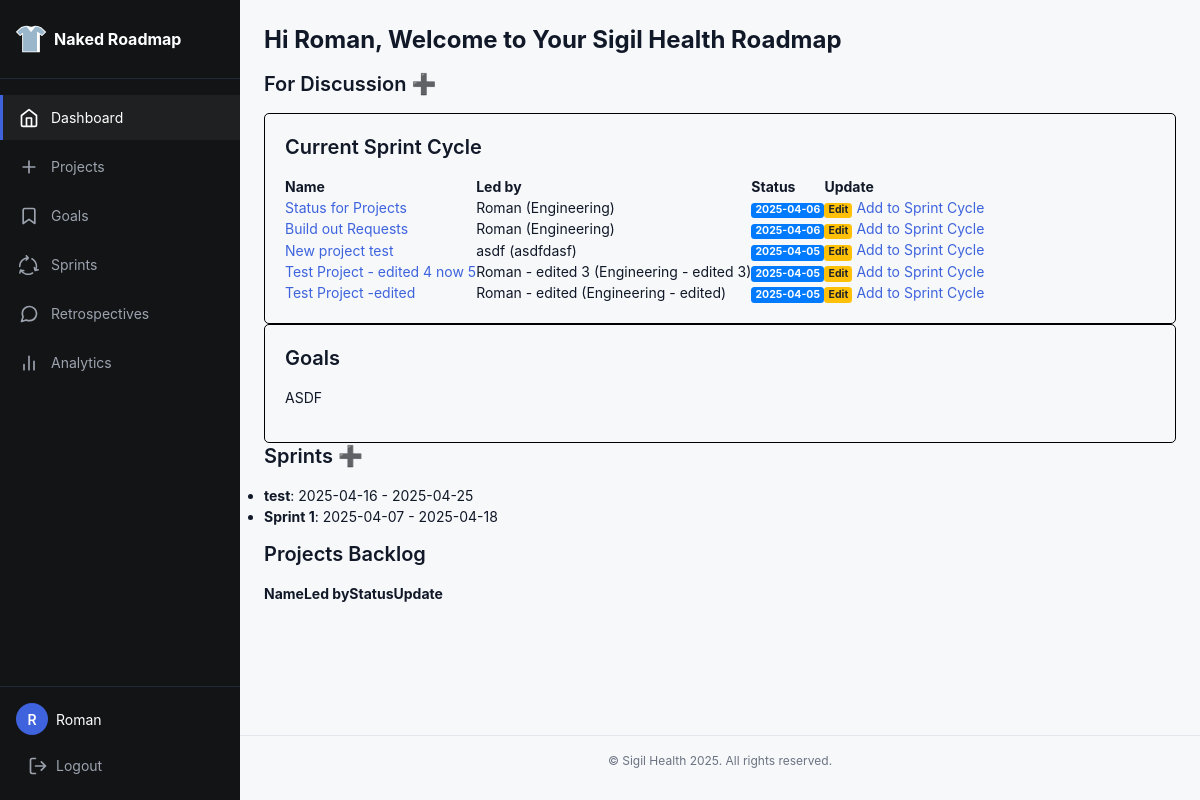
Before: /index (signed in) with the older database file.
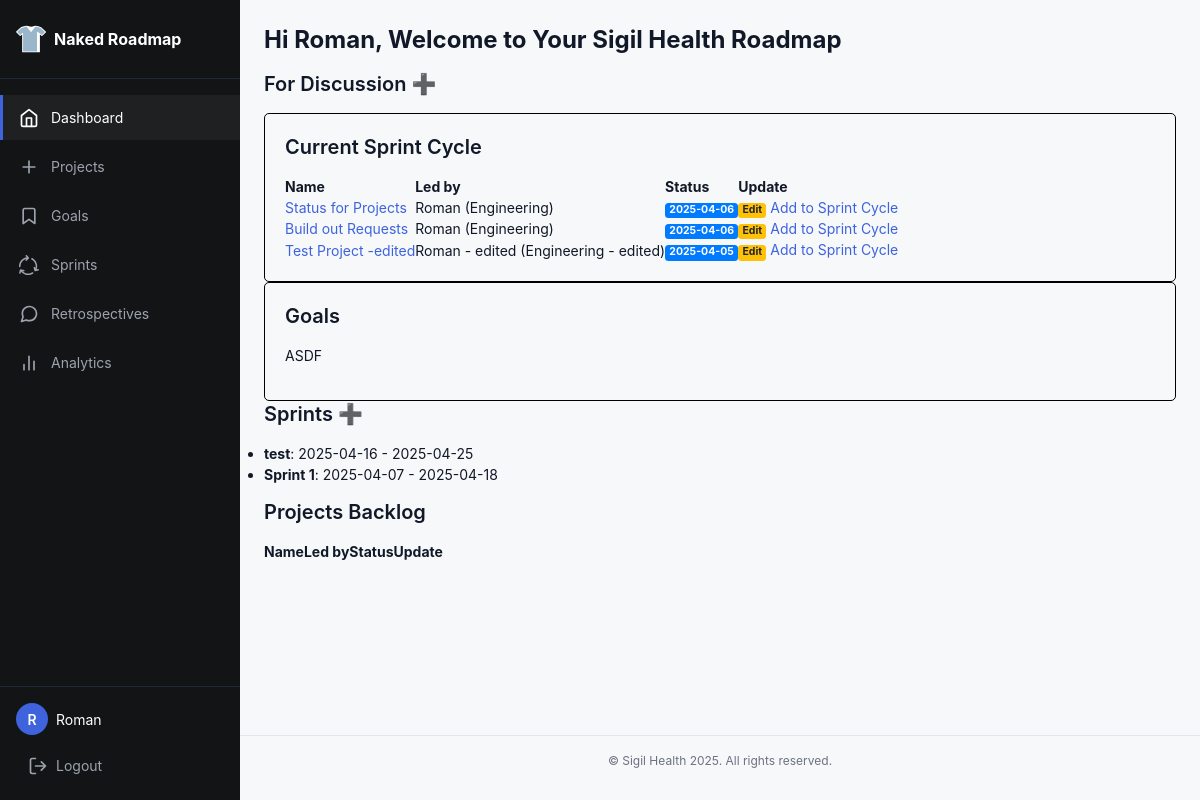
After: the same page with the newer database file.
### app/models.py (models this page shows, shortened)
class Project(db.Model):
    __tablename__ = "project"
    id: so.Mapped[int] = so.mapped_column(primary_key=True)
    name: so.Mapped[str] = so.mapped_column(sa.TEXT())
    created: so.Mapped[datetime] = so.mapped_column(index=True, default=lambda: datetime.now(timezone.utc))
    dri: so.Mapped[str] = so.mapped_column(sa.TEXT())
    team: so.Mapped[str] = so.mapped_column(sa.TEXT())
    context: so.Mapped[str] = so.mapped_column(sa.TEXT())
    why: so.Mapped[str] = so.mapped_column(sa.TEXT())
    requirements: so.Mapped[str] = so.mapped_column(sa.TEXT())
    launch: so.Mapped[str] = so.mapped_column(sa.TEXT())
    location: so.Mapped[str] = so.mapped_column(sa.TEXT(),  nullable=True, default="discussion")

class Sprint(db.Model):
    id: so.Mapped[int] = so.mapped_column(primary_key=True)
    created: so.Mapped[datetime] = so.mapped_column(index=True, default=lambda: datetime.now(timezone.utc))
    title: so.Mapped[str] = so.mapped_column(sa.TEXT())
    date_start: so.Mapped[date] = so.mapped_column(index=True)
    date_end: so.Mapped[date] = so.mapped_column(index=True)
    goals: so.Mapped[str] = so.mapped_column(sa.TEXT(), nullable=True)
    status: so.Mapped[str] = so.mapped_column(sa.TEXT(), nullable=True)

### app/routes.py (the view)
@app.route('/')
@app.route('/index')
@login_required # If you want to toggle someone forced to log in to see roadmap, you can use this.
def index():
    projects = (
        Project.query
        .order_by(Project.created.desc())
        .all()
    )
    submittedGoals = (
        Goal.query
        .order_by(Goal.created.desc())
        .all()
    )
    sprints = (
        Sprint.query
        .order_by(Sprint.date_start.desc())
        .all()
    )
    return render_template('index.html', title='Home', projects=projects, goals=submittedGoals, config=Config, sprints=sprints)

### app/models.py (called while the page is built)
@login.user_loader
def load_user(id):
    return db.session.get(User, int(id))

### app/templates/index.html (shortened to what this page needs)
{% extends 'base.html' %}
{% block content %}
    <h1>{% block title %}Hi {{ current_user.username }}, Welcome to Your {{ config.company_name }} Roadmap{% endblock %}</h1>
    <h2>For Discussion <a href="{{url_for('submitrequest')}}">➕</a></h2>
    <div style="border: 1px solid #000; border-radius: 5px; padding:20px;">
    <h2>Current Sprint Cycle</h2>
    <div class="table_projects" role="region" tabindex="0">
        <table>
            <thead>
                <tr>
                    <th>Name</th>
                    <th>Led by</th>
                    <th>Status</th>
                    <th>Update</th>
                </tr>
            </thead>
            <tbody>
                {% for project in projects|selectattr('location', '==', "sprint") %}
                <tr>
                    <td>
                        <a href="{{ url_for('project', project_id=project['id']) }}">{{ project.name }}</a>
                    </td>
                    <td>{{ project.dri }} ({{ project.team }})</td>
                    <td>
                        <span class="badge badge-primary">{{ project.created.strftime('%Y-%m-%d')}}</span>
                    </td>
                    <td>
                        <a href="{{ url_for('edit', project_id=project.id) }}"><span class="badge badge-warning">Edit</span></a> <a href="{{url_for('add_to_cycle', project_id=project.id, sprint_id=2) }}">Add to Sprint Cycle</a>
                    </td>
                </tr>
                {% endfor %}
            </tbody>
        </table>
    </div>
    </div>
    <div style="border: 1px solid #000; border-radius: 5px; padding:20px;">
        <h2>Goals</h2>
        <p>ASDF</p>
    </div>
    <h2>Sprints <a href="{{url_for('createSprint')}}">➕</a></h2>
    <ul>
        {% for sprint in sprints %}
        <li><strong>{{sprint.title}}</strong>: {{sprint.date_start}} - {{ sprint.date_end }}<br>
        </li>
        {% endfor %}
    </ul>
    <h2>Projects Backlog</h2>
    <div class="table_projects" role="region" tabindex="0">
        <table>
            <thead>
                <tr>
                    <th>Name</th>
                    <th>Led by</th>
                    <th>Status</th>
                    <th>Update</th>
                </tr>
            </thead>
        </table>
    </div>
{% endblock %}

Changed rows visible on the page:
no longer on this page (row edited): Project: name "New project test", dri "asdf", team "asdfdasf", created "2025-04-05"
no longer on this page (row edited): Project: name "Test Project - edited 4 now 5", dri "Roman - edited 3", team "Engineering - edited 3", created "2025-04-05"
